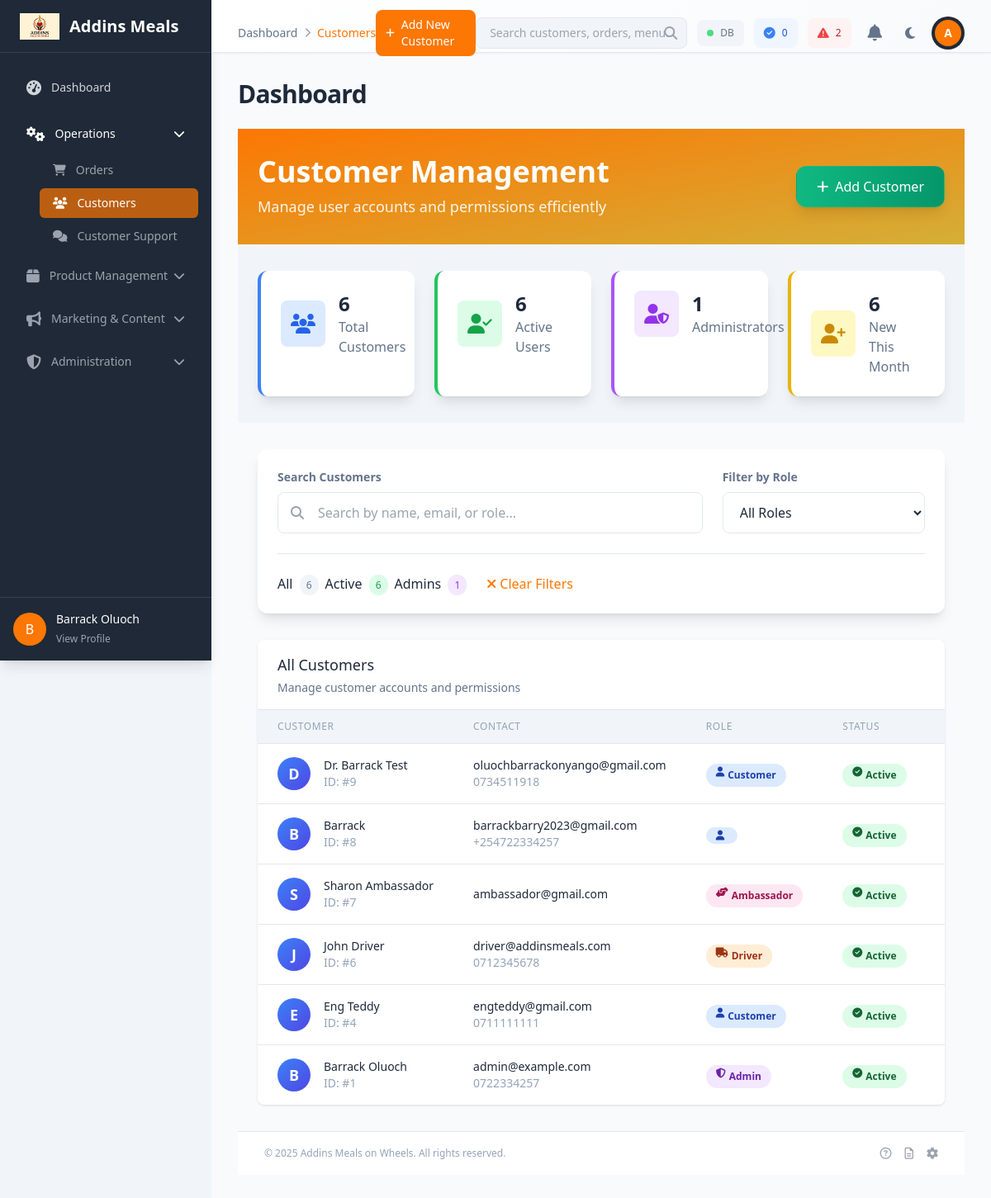
The page /admin/customers.php (signed in) on the database its author committed.
### tables this page shows
CREATE TABLE `users` (
  `id` int(11) NOT NULL,
  `name` varchar(100) NOT NULL,
  `email` varchar(150) NOT NULL,
  `password` varchar(255) NOT NULL,
  `role` enum('customer','admin','driver','delivery','ambassador') DEFAULT 'customer',
  `created_at` timestamp NOT NULL DEFAULT current_timestamp(),
  `status` enum('active','inactive') NOT NULL DEFAULT 'active',
  `phone` varchar(20) DEFAULT NULL,
  `updated_at` timestamp NOT NULL DEFAULT current_timestamp() ON UPDATE current_timestamp(),
  `created_by` int(11) DEFAULT NULL COMMENT 'ID of the ambassador who referred this user'
);

### admin/customers.php (the view, shortened to what this page needs)
<?php
require_once 'includes/header.php';
if (!function_exists('getStatusBadgeClass')) {
    function getStatusBadgeClass($status) {
        switch ($status) {
            case 'active':
                return 'bg-green-100 text-green-800';
        }
    }
}
$users = [];
try {
    $stmt = $pdo->query("SELECT * FROM users ORDER BY created_at DESC");
    $users = $stmt->fetchAll(PDO::FETCH_ASSOC);
} catch (PDOException $e) {
    $error = 'Error fetching users: ' . $e->getMessage();
    error_log("Error fetching users: " . $e->getMessage());
}
$totalCustomers = count($users);
$activeCustomers = 0;
$adminUsers = 0;
$newCustomersThisMonth = 0;
foreach ($users as $user) {
    if (($user['status'] ?? 'inactive') === 'active') {
        $activeCustomers++;
    }
    if (($user['role'] ?? 'user') === 'admin') {
        $adminUsers++;
    }
    if (isset($user['created_at']) && date('Y-m', strtotime($user['created_at'])) === date('Y-m')) {
        $newCustomersThisMonth++;
    }
}
?>
<link rel="stylesheet" href="https://cdnjs.cloudflare.com/ajax/libs/animate.css/4.1.1/animate.min.css"/>
<div class="bg-gradient-to-br from-primary via-primary-dark to-secondary text-white mt-0">
    <div class="container mx-auto px-6 py-8">
        <div class="flex flex-col lg:flex-row lg:items-center lg:justify-between">
            <div>
                <h1 class="text-3xl md:text-4xl font-bold mb-2">Customer Management</h1>
                <p class="text-lg opacity-90">Manage user accounts and permissions efficiently</p>
            </div>
            <div class="mt-4 lg:mt-0">
                <button onclick="addUser()"
                   class="group relative bg-gradient-to-r from-emerald-500 to-emerald-600 hover:from-emerald-600 hover:to-emerald-700 text-white px-6 py-3 rounded-xl font-semibold transition-all duration-300 flex items-center shadow-lg hover:shadow-xl transform hover:-translate-y-1 border border-emerald-400/20">
                    <i class="fas fa-plus mr-2 relative z-10"></i>
                    <span class="relative z-10 font-medium">Add Customer</span>
                </button>
            </div>
        </div>
    </div>
</div>
<div class="bg-gray-50 py-8">
    <div class="container mx-auto px-6">
        <div class="grid grid-cols-1 md:grid-cols-2 lg:grid-cols-4 gap-6">
            <div class="bg-white rounded-xl shadow-lg p-6 border-l-4 border-blue-500">
                <div class="flex items-center">
                    <div class="p-3 bg-blue-100 rounded-lg">
                        <i class="fas fa-users text-2xl text-blue-600"></i>
                    </div>
                    <div class="ml-4">
                        <h3 class="text-2xl font-bold text-gray-900"><?php echo $totalCustomers; ?></h3>
                        <p class="text-gray-600">Total Customers</p>
                    </div>
                </div>
            </div>
            <div class="bg-white rounded-xl shadow-lg p-6 border-l-4 border-green-500">
                <div class="flex items-center">
                    <div class="p-3 bg-green-100 rounded-lg">
                        <i class="fas fa-user-check text-2xl text-green-600"></i>
                    </div>
                    <div class="ml-4">
                        <h3 class="text-2xl font-bold text-gray-900"><?php echo $activeCustomers; ?></h3>
                        <p class="text-gray-600">Active Users</p>
                    </div>
                </div>
            </div>
            <div class="bg-white rounded-xl shadow-lg p-6 border-l-4 border-purple-500">
                <div class="flex items-center">
                    <div class="p-3 bg-purple-100 rounded-lg">
                        <i class="fas fa-user-shield text-2xl text-purple-600"></i>
                    </div>
                    <div class="ml-4">
                        <h3 class="text-2xl font-bold text-gray-900"><?php echo $adminUsers; ?></h3>
                        <p class="text-gray-600">Administrators</p>
                    </div>
                </div>
            </div>
            <div class="bg-white rounded-xl shadow-lg p-6 border-l-4 border-yellow-500">
                <div class="flex items-center">
                    <div class="p-3 bg-yellow-100 rounded-lg">
                        <i class="fas fa-user-plus text-2xl text-yellow-600"></i>
                    </div>
                    <div class="ml-4">
                        <h3 class="text-2xl font-bold text-gray-900"><?php echo $newCustomersThisMonth; ?></h3>
                        <p class="text-gray-600">New This Month</p>
                    </div>
                </div>
            </div>
        </div>
    </div>
</div>
<div class="container mx-auto px-6 py-8">
    <div class="bg-white rounded-xl shadow-lg p-6 mb-8">
        <div class="grid grid-cols-1 lg:grid-cols-3 gap-6">
            <div class="lg:col-span-2">
                <label class="block text-sm font-semibold text-gray-700 mb-2">Search Customers</label>
                <div class="relative">
                    <input type="text" id="searchInput"
                           placeholder="Search by name, email, or role..."
                           class="w-full pl-12 pr-4 py-3 border border-gray-300 rounded-lg focus:ring-2 focus:ring-primary focus:border-transparent transition-colors">
                    <i class="fas fa-search absolute left-4 top-1/2 transform -translate-y-1/2 text-gray-400"></i>
                </div>
            </div>
            <div>
                <label class="block text-sm font-semibold text-gray-700 mb-2">Filter by Role</label>
                <select id="roleFilter" class="w-full px-4 py-3 border border-gray-300 rounded-lg focus:ring-2 focus:ring-primary focus:border-transparent transition-colors">
                    <option value="">All Roles</option>
                </select>
            </div>
        </div>
        <div class="mt-6 pt-6 border-t border-gray-200">
            <div class="flex flex-wrap gap-2">
                <button class="filter-tab active" data-filter="all">
                    All <span class="ml-1 bg-gray-100 text-gray-600 px-2 py-1 rounded-full text-xs"><?php echo $totalCustomers; ?></span>
                </button>
                <button class="filter-tab" data-filter="active">
                    Active <span class="ml-1 bg-green-100 text-green-600 px-2 py-1 rounded-full text-xs"><?php echo $activeCustomers; ?></span>
                </button>
                <button class="filter-tab" data-filter="admin">
                    Admins <span class="ml-1 bg-purple-100 text-purple-600 px-2 py-1 rounded-full text-xs"><?php echo $adminUsers; ?></span>
                </button>
                <button onclick="clearFilters()" class="ml-4 text-primary hover:text-primary-dark font-medium">
                    <i class="fas fa-times mr-1"></i>Clear Filters
                </button>
            </div>
        </div>
    </div>
    <div class="bg-white shadow overflow-hidden sm:rounded-lg">
        <div class="px-6 py-4 border-b border-gray-200">
            <h3 class="text-lg font-medium text-gray-900">All Customers</h3>
            <p class="mt-1 text-sm text-gray-600">Manage customer accounts and permissions</p>
        </div>
        <div class="overflow-x-auto">
            <table class="min-w-full divide-y divide-gray-200">
                <thead class="bg-gray-50">
                    <tr>
                        <th scope="col" class="px-6 py-3 text-left text-xs font-medium text-gray-500 uppercase tracking-wider">Customer</th>
                        <th scope="col" class="px-6 py-3 text-left text-xs font-medium text-gray-500 uppercase tracking-wider">Contact</th>
                        <th scope="col" class="px-6 py-3 text-left text-xs font-medium text-gray-500 uppercase tracking-wider">Role</th>
                        <th scope="col" class="px-6 py-3 text-left text-xs font-medium text-gray-500 uppercase tracking-wider">Status</th>
                        <th scope="col" class="px-6 py-3 text-left text-xs font-medium text-gray-500 uppercase tracking-wider">Joined</th>
                    </tr>
                </thead>
                <tbody class="bg-white divide-y divide-gray-200">
                    <?php if (empty($users)): ?>
                        <tr>
                            <td colspan="6" class="px-6 py-4 text-center text-sm text-gray-500">
                                <i class="fas fa-users text-4xl text-gray-300 mb-3"></i>
                                <p>No customers found</p>
                            </td>
                        </tr>
                    <?php else: ?>
                        <?php foreach ($users as $user): ?>
                            <tr class="hover:bg-gray-50 transition-colors duration-200"
                                data-id="<?php echo $user['id']; ?>"
                                data-name="<?php echo htmlspecialchars($user['name']); ?>"
                                data-email="<?php echo htmlspecialchars($user['email']); ?>"
                                data-role="<?php echo htmlspecialchars($user['role']); ?>"
                                data-status="<?php echo htmlspecialchars($user['status']); ?>"
                                >
                                <td class="px-6 py-4 whitespace-nowrap">
                                    <div class="flex items-center">
                                        <div class="flex-shrink-0 h-10 w-10 rounded-full bg-gradient-to-br from-blue-500 to-indigo-600 flex items-center justify-center text-white font-semibold text-lg">
                                            <?php echo strtoupper(substr($user['name'], 0, 1)); ?>
                                        </div>
                                        <div class="ml-4">
                                            <div class="text-sm font-medium text-gray-900"><?php echo htmlspecialchars($user['name']); ?></div>
                                            <div class="text-sm text-gray-500">ID: #<?php echo $user['id']; ?></div>
                                        </div>
                                    </div>
                                </td>
                                <td class="px-6 py-4 whitespace-nowrap">
                                    <div class="text-sm text-gray-900"><?php echo htmlspecialchars($user['email']); ?></div>
                                    <?php if (!empty($user['phone'])): ?>
                                        <div class="text-sm text-gray-500"><?php echo htmlspecialchars($user['phone']); ?></div>
                                    <?php endif; ?>
                                </td>
                                <td class="px-6 py-4 whitespace-nowrap">
                                    <span class="px-3 py-1 inline-flex text-xs leading-5 font-semibold rounded-full
                                        <?php
                                        switch ($user['role'] ?? 'customer') {
                                            case 'admin': echo 'bg-purple-100 text-purple-800'; break;
                                            case 'driver': echo 'bg-orange-100 text-orange-800'; break;
                                            case 'ambassador': echo 'bg-pink-100 text-pink-800'; break;
                                            default: echo 'bg-blue-100 text-blue-800'; break;
                                        }
                                        ?>">
                                        <i class="fas fa-<?php
                                        switch ($user['role'] ?? 'customer') {
                                            case 'admin': echo 'shield-alt'; break;
                                            case 'driver': echo 'truck'; break;
                                            case 'ambassador': echo 'hands-helping'; break;
                                            default: echo 'user'; break;
                                        }
                                        ?> mr-1"></i>
                                        <?php echo ucfirst(htmlspecialchars($user['role'] ?? 'customer')); ?>
                                    </span>
                                </td>
                                <td class="px-6 py-4 whitespace-nowrap">
                                    <span class="px-3 py-1 inline-flex text-xs leading-5 font-semibold rounded-full
                                        <?php echo getStatusBadgeClass($user['status']); ?>">
                                        <i class="fas fa-<?php echo ($user['status'] ?? 'active') === 'active' ? 'check-circle' : 'circle'; ?> mr-1"></i>
                                        <?php echo ucfirst(htmlspecialchars($user['status'] ?? 'active')); ?>
                                    </span>
                                </td>
                                <td class="px-6 py-4 whitespace-nowrap text-sm text-gray-500">
                                </td>
                            </tr>
                        <?php endforeach; ?>
                    <?php endif; ?>
                </tbody>
            </table>
        </div>
    </div>
</div>
<?php
require_once 'includes/footer.php';
?>

### admin/includes/header.php (style rules this page uses)
body { margin: 0; padding: 0; }
:root { --bg-primary: #ffffff; --bg-secondary: #f8fafc; --bg-tertiary: #f1f5f9; --text-primary: #1e293b; --text-secondary: #64748b; --text-muted: #94a3b8; --border-color: #e2e8f0; --shadow-color: rgba(0, 0, 0, 0.1); --card-bg: #ffffff; --input-bg: #ffffff; --sidebar-bg: #ffffff; --primary-color: #fc7703; }
body { background-color: var(--bg-primary); color: var(--text-primary); transition: background-color 0.3s ease, color 0.3s ease; }
.bg-white { background-color: var(--card-bg) !important; }
.bg-gray-50 { background-color: var(--bg-tertiary) !important; }
.bg-gray-100 { background-color: var(--bg-tertiary) !important; }
.text-gray-900 { color: var(--text-primary) !important; }
.text-gray-700 { color: var(--text-secondary) !important; }
.text-gray-600 { color: var(--text-secondary) !important; }
.text-gray-500 { color: var(--text-muted) !important; }
.text-primary { color: var(--primary-color) !important; }
.border-gray-200 { border-color: var(--border-color) !important; }
.border-gray-300 { border-color: var(--border-color) !important; }
input, textarea, select { background-color: var(--input-bg) !important; color: var(--text-primary) !important; border-color: var(--border-color) !important; }
*, *::before, *::after { transition: background-color 0.3s ease, color 0.3s ease, border-color 0.3s ease; }

### rows shown on the page
users: name "D", name "Dr. Barrack Test", id "9", email "oluochbarrackonyango@gmail.com", phone "0734511918", role "Customer", status "Active"
users: name "B", name "Barrack", id "8", email "barrackbarry2023@gmail.com", phone "+254722334257", status "Active"
users: name "S", name "Sharon Ambassador", id "7", email "ambassador@gmail.com", role "Ambassador", status "Active"
users: name "J", name "John Driver", id "6", email "driver@addinsmeals.com", phone "0712345678", role "Driver", status "Active"
users: name "E", name "Eng Teddy", id "4", email "engteddy@gmail.com", phone "0711111111", role "Customer", status "Active"
users: name "B", name "Barrack Oluoch", id "1", email "admin@example.com", phone "0722334257", role "Admin", status "Active"

### other values the page prints
substr($_SESSION['username'] ?? 'A', 0, 1) "B"
$_SESSION['username'] "Barrack Oluoch"
$breadcrumb['name'] "Dashboard"
$breadcrumb['name'] "Customers"
$systemStatus['orders_today'] "0"
$systemStatus['pending_orders'] "2"
substr($_SESSION['name'] ?? 'A', 0, 1) "A"
$page_title "Dashboard"
$totalCustomers "6"
$activeCustomers "6"
$adminUsers "1"
$newCustomersThisMonth "6"
